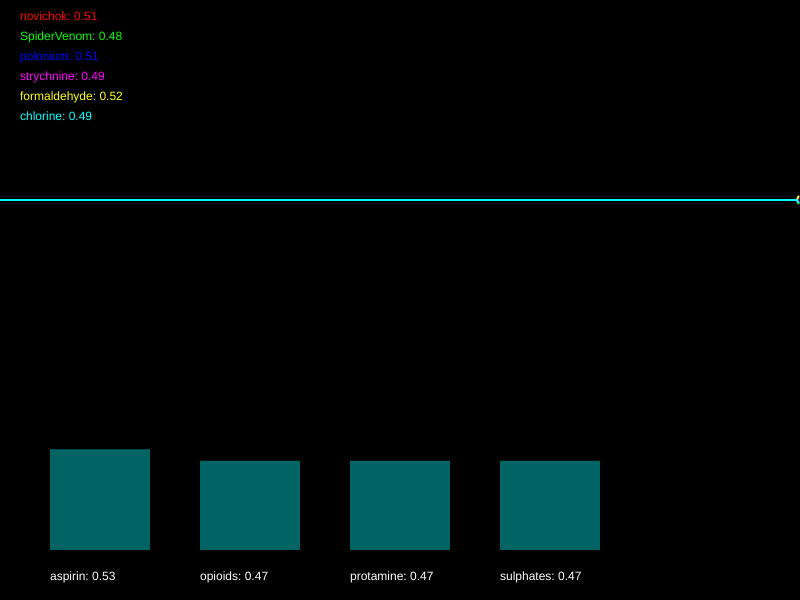
Frame 1 (no input)
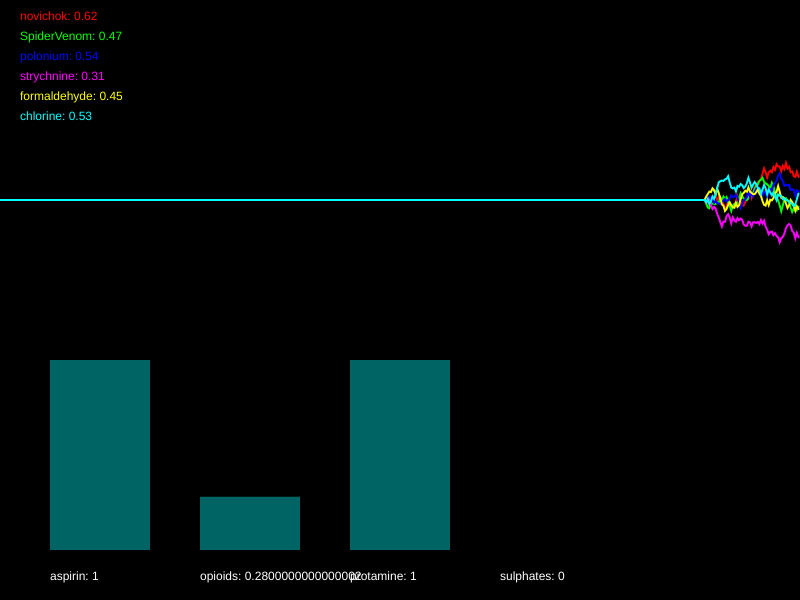
Frame 60 (no input)
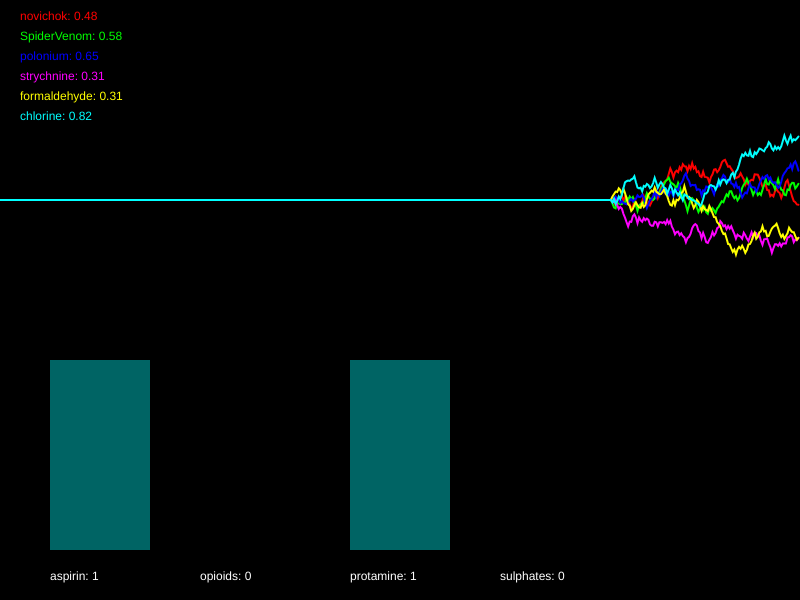
Frame 120 (the mouse pressed at the canvas centre since frame 60)

The p5.js sketch that drew these frames (run headless with seeded random() and noise() and a simulated clock; from frame 60 on, the mouse is pressed at the canvas centre):

// p5.js sketch
// ── sketch.js
/*

Officer: 4378685
CaseNum: 401-2-61865288-4378685

Case 401 - The Case of Norbert's Weiner Stand
Stage 3 - Bilious bagel

As I suspected Norbert has struck again. Ever inventive he’s set up a bagel stand and
has laced the cream cheese with an ingenious but vicious toxin. This one is quite
deadly so get yourself down to the lab right away.

You must develop the antidote by using conditional statements in the draw loop to
do the following.

	- When novichok dips below 0.37 or SpiderVenom dips below 0.49, reduce aspirin by 0.03
	- When formaldehyde dips below 0.57 and strychnine dips below 0.51, increase aspirin by 0.03
	- When polonium dips below 0.26 and SpiderVenom dips below 0.67, or on the other hand, formaldehyde dips below 0.66, decrement opioids by 0.03
	- When strychnine dips below 0.74, chlorine dips below 0.66, and also novichok goes above 0.54, try increasing opioids by 0.04
	- If polonium goes above 0.49 or formaldehyde goes above 0.74, reduce protamine by 0.03
	- When SpiderVenom dips below 0.7, whilst at the same time, chlorine goes above 0.61 or strychnine dips below 0.46, try increasing protamine by 0.04
	- When novichok goes above 0.27, or on the other hand, strychnine dips below 0.33 and formaldehyde goes above 0.28, try decreasing sulphates by 0.03
	- When chlorine dips below 0.56 and polonium goes above 0.57, raise sulphates by 0.04


Your conditional statements should:

consider the following poisons:

	- novichok
	- SpiderVenom
	- polonium
	- strychnine
	- formaldehyde
	- chlorine


and modify the following antidotes:

	- aspirin
	- opioids
	- protamine
	- sulphates


- There are many ways to complete this task but you should only use the
following commands:

	if(){}
	+=
	-=

*/

//Declare the poison variables
var novichok;
var SpiderVenom;
var polonium;
var strychnine;
var formaldehyde;
var chlorine;


//Declare the antidote variables
var aspirin;
var opioids;
var protamine;
var sulphates;


//This variable is used for drawing the graph
var graphs;


function setup()
{

	createCanvas(800,600);
	strokeWeight(2);

	//initialise the poisons and antidotes
	novichok = 0.5;
	SpiderVenom = 0.5;
	polonium = 0.5;
	strychnine = 0.5;
	formaldehyde = 0.5;
	chlorine = 0.5;
	aspirin = 0.5;
	opioids = 0.5;
	protamine = 0.5;
	sulphates = 0.5;


	//fills the graph with empty values
	graphs = [];

	for(var i = 0; i < 6; i++)
	{
		graphs.push([]);
		for(var j = 0; j < 512; j++)
		{
			graphs[i].push(0.5);
		}
	}

}

function draw()
{

	//Develop the antidote below
	//Write conditional statements to change the amount of each substance ...
    
    if (novichok < 0.37 || SpiderVenom < 0.49)
        {
            aspirin -= 0.03;
        }
    if (formaldehyde < 0.57 && strychnine < 0.51)
        {
            aspirin += 0.03;
        }
    if (polonium < 0.26 && SpiderVenom < 0.67 || formaldehyde < 0.66)
        {
            opioids -= 0.03;
        }
    if (strychnine < 0.74 && chlorine < 0.66 && novichok > 0.54)
        {
            opioids += 0.04;
        }
    if (polonium > 0.49 || formaldehyde > 0.74)
        {
            protamine -= 0.03;
        }
    if ((SpiderVenom < 0.7) && (chlorine > 0.61 || strychnine < 0.46))
        {
            protamine += 0.04;
        }
    if (novichok > 0.27 || strychnine < 0.33 & formaldehyde > 0.28)
        {
            sulphates -= 0.03;
        }
    if (chlorine < 0.56 & polonium > 0.57)
        {
            sulphates += 0.04;
        }
    
    



	//////////////////////////////////////////////////////

	//the code below generates new values using random numbers

	/*
		For testing, you might want to temporarily comment out
		these lines and set the same variables to constant values
		instead.
	*/

	novichok = nextValue(graphs[0],novichok);
	SpiderVenom = nextValue(graphs[1],SpiderVenom);
	polonium = nextValue(graphs[2],polonium);
	strychnine = nextValue(graphs[3],strychnine);
	formaldehyde = nextValue(graphs[4],formaldehyde);
	chlorine = nextValue(graphs[5],chlorine);


	aspirin = constrain(aspirin, 0, 1);
	opioids = constrain(opioids, 0, 1);
	protamine = constrain(protamine, 0, 1);
	sulphates = constrain(sulphates, 0, 1);


	///////// DO NOT CHANGE THE CODE BELOW ///////////

	//drawing code

	// set background
	background(0);
	noFill();

	//draw the graphs for the vitals
	var colors = [
	color(255, 0, 0),
	color(0, 255, 0),
	color(0, 0, 255),
	color(255, 0, 255),
	color(255, 255, 0),
	color(0, 255, 255)
	];

	for(var i = 0; i < graphs.length; i++)
	{
		stroke(colors[i]);
		drawGraph(graphs[i]);
	}

	//draw the poisons as text
	noStroke();
	fill(colors[0]);
	text('novichok: ' + nf(novichok,1,2), 20,20);
	fill(colors[1]);
	text('SpiderVenom: ' + nf(SpiderVenom,1,2), 20,40);
	fill(colors[2]);
	text('polonium: ' + nf(polonium,1,2), 20,60);
	fill(colors[3]);
	text('strychnine: ' + nf(strychnine,1,2), 20,80);
	fill(colors[4]);
	text('formaldehyde: ' + nf(formaldehyde,1,2), 20,100);
	fill(colors[5]);
	text('chlorine: ' + nf(chlorine,1,2), 20,120);


	//draw the antidotes bar chart
	drawBar(aspirin,50,'aspirin');
	drawBar(opioids,200,'opioids');
	drawBar(protamine,350,'protamine');
	drawBar(sulphates,500,'sulphates');


}

function nextValue(graph, val)
{
	//gets the next value for a vital and puts it in an array for drawing
	var delta = random(-0.03,0.03);

	val += delta;
	if(val > 1 || val < 0)
	{
		delta *= -1;
		val += delta * 2;
	}

	graph.push(val)
	graph.shift();
	return val;
}

function drawGraph(graph)
{
	//draws an array as a graph
	beginShape();
	for(var i = 0; i < graph.length; i++)
	{
			vertex(width * i/512, height * 0.5 - graph[i]* height/3)
	}
	endShape();
}


function drawBar(val, x, name)
{
	//draws the bars for bar chart
    noStroke();
    fill(0,100,100);
	var mh = height * 0.4 - 50;
	rect(x,(height - 50) - val*mh, 100, val*mh);
    fill(255);
	text(name + ": " + val, x, height - 20);
}
